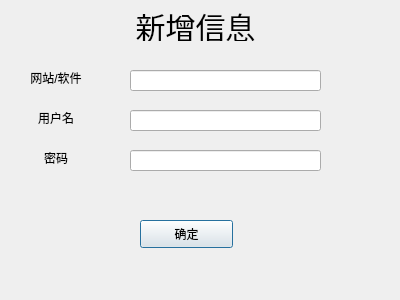
<?xml version="1.0" encoding="UTF-8"?>
<ui version="4.0">
 <class>Add_New_Information</class>
 <widget class="QDialog" name="Add_New_Information">
  <property name="geometry">
   <rect>
    <x>0</x>
    <y>0</y>
    <width>400</width>
    <height>300</height>
   </rect>
  </property>
  <property name="windowTitle">
   <string>Dialog</string>
  </property>
  <widget class="QLabel" name="label">
   <property name="geometry">
    <rect>
     <x>110</x>
     <y>10</y>
     <width>171</width>
     <height>31</height>
    </rect>
   </property>
   <property name="styleSheet">
    <string notr="true">font:30px;</string>
   </property>
   <property name="text">
    <string>新增信息</string>
   </property>
   <property name="alignment">
    <set>Qt::AlignCenter</set>
   </property>
  </widget>
  <widget class="QLabel" name="label_2">
   <property name="geometry">
    <rect>
     <x>20</x>
     <y>70</y>
     <width>72</width>
     <height>15</height>
    </rect>
   </property>
   <property name="text">
    <string>网站/软件</string>
   </property>
   <property name="alignment">
    <set>Qt::AlignCenter</set>
   </property>
  </widget>
  <widget class="QLineEdit" name="urlvalue">
   <property name="geometry">
    <rect>
     <x>130</x>
     <y>70</y>
     <width>191</width>
     <height>21</height>
    </rect>
   </property>
  </widget>
  <widget class="QLineEdit" name="uservalue">
   <property name="geometry">
    <rect>
     <x>130</x>
     <y>110</y>
     <width>191</width>
     <height>21</height>
    </rect>
   </property>
  </widget>
  <widget class="QLabel" name="label_3">
   <property name="geometry">
    <rect>
     <x>20</x>
     <y>110</y>
     <width>72</width>
     <height>15</height>
    </rect>
   </property>
   <property name="text">
    <string>用户名</string>
   </property>
   <property name="alignment">
    <set>Qt::AlignCenter</set>
   </property>
  </widget>
  <widget class="QLineEdit" name="passwordvalue">
   <property name="geometry">
    <rect>
     <x>130</x>
     <y>150</y>
     <width>191</width>
     <height>21</height>
    </rect>
   </property>
  </widget>
  <widget class="QLabel" name="label_4">
   <property name="geometry">
    <rect>
     <x>20</x>
     <y>150</y>
     <width>72</width>
     <height>15</height>
    </rect>
   </property>
   <property name="text">
    <string>密码</string>
   </property>
   <property name="alignment">
    <set>Qt::AlignCenter</set>
   </property>
  </widget>
  <widget class="QPushButton" name="pushButton">
   <property name="geometry">
    <rect>
     <x>140</x>
     <y>220</y>
     <width>93</width>
     <height>28</height>
    </rect>
   </property>
   <property name="text">
    <string>确定</string>
   </property>
  </widget>
 </widget>
 <resources/>
 <connections/>
</ui>
